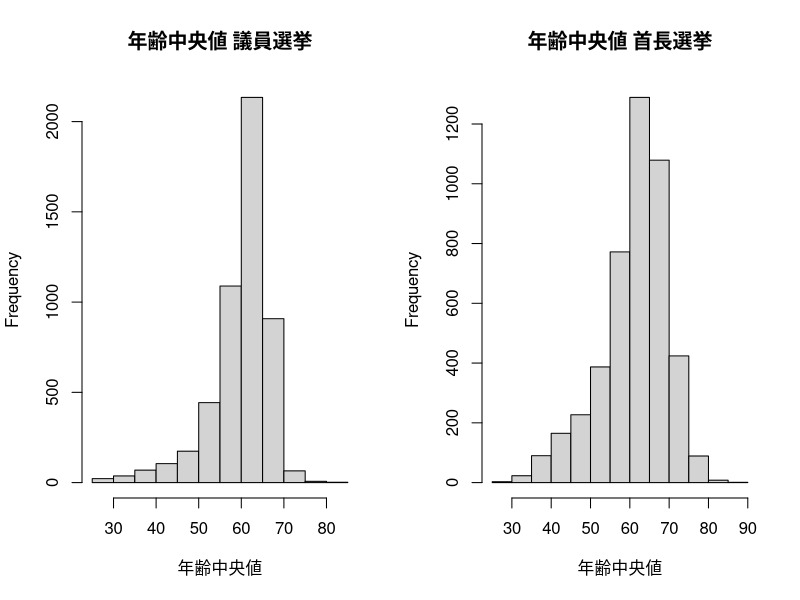
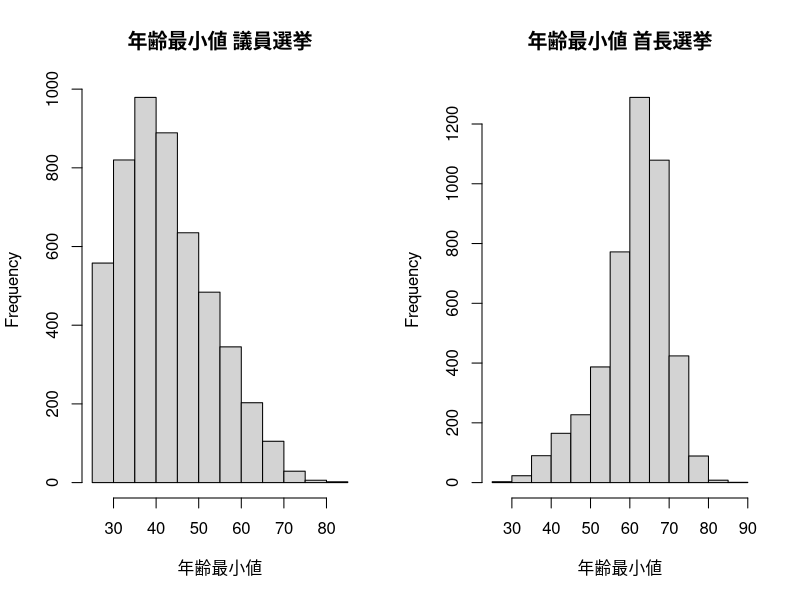
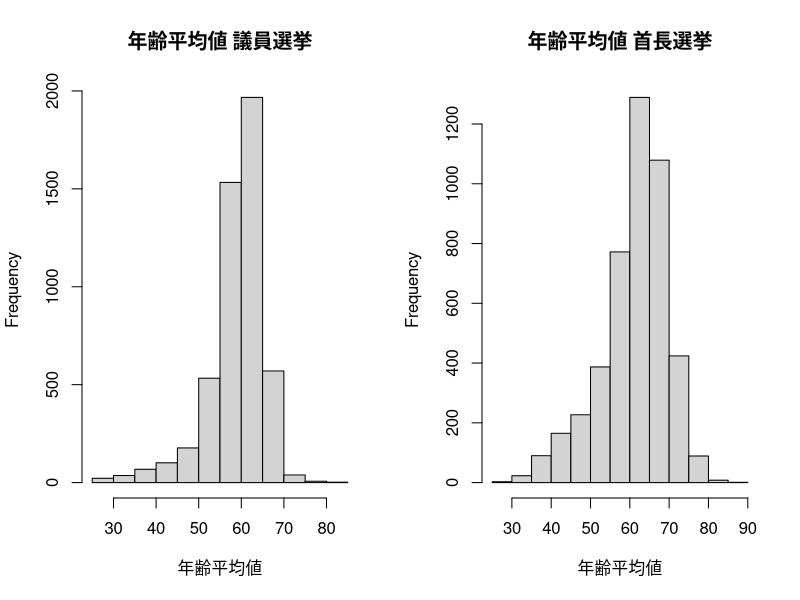
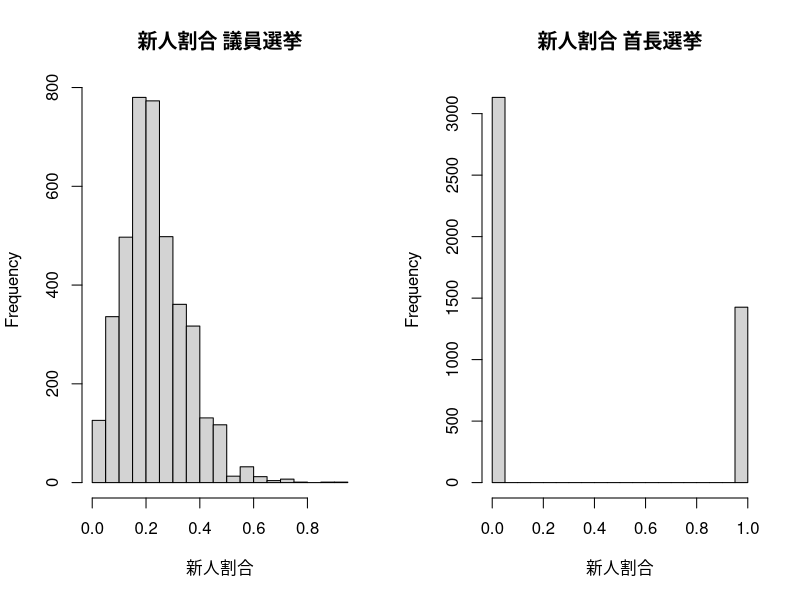
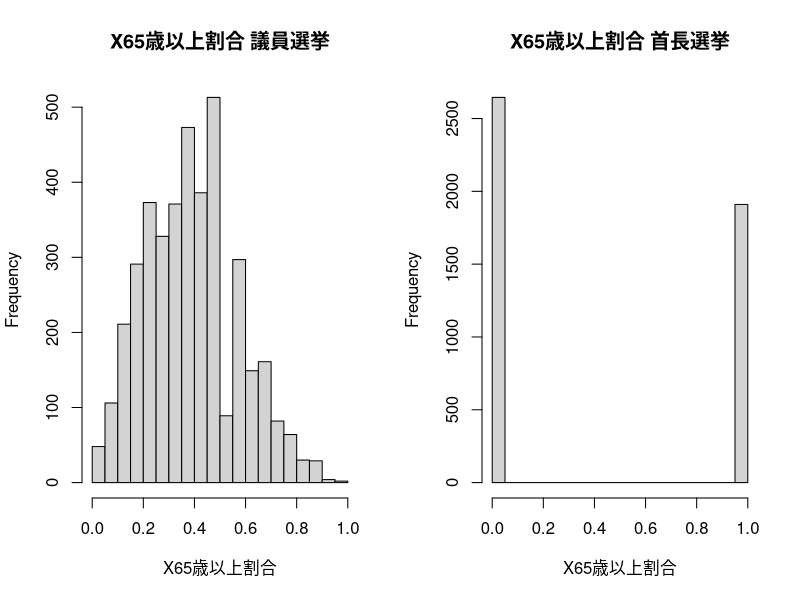
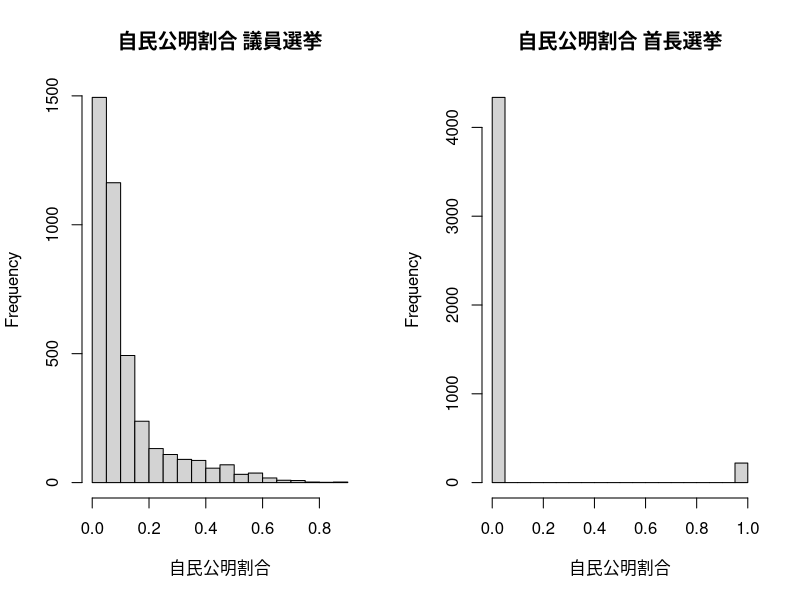
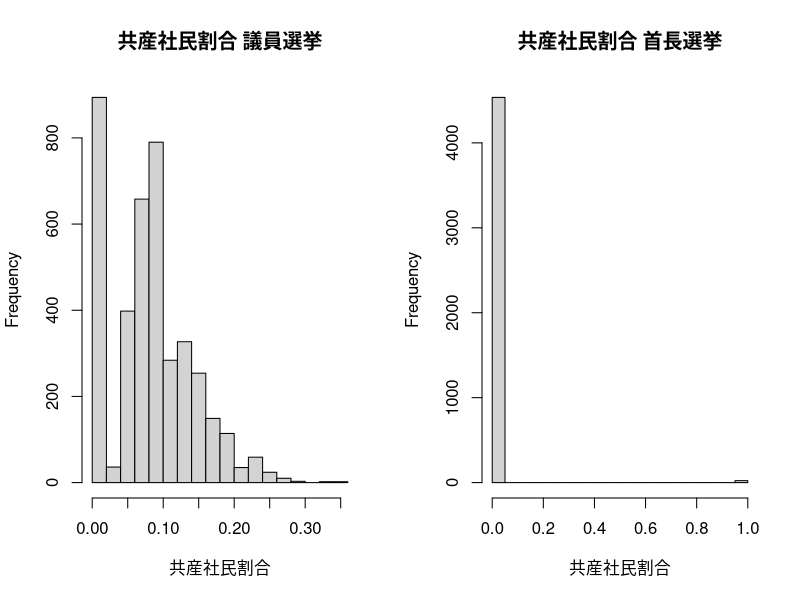
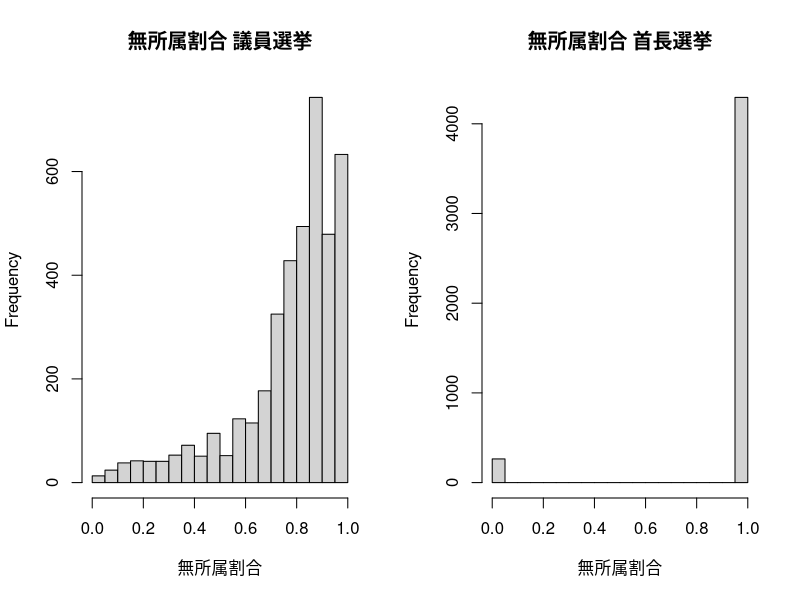

Recreate these plots in R, in order.
rm(list = ls())
cat("\014")

# af_aggを分析ができる形にする。
# af_aggのうち必要なデータを取捨選択する
# af_aggのデータ構造を理解する。

#=================================================
# 1. af_aggの読み込みとコードとのマッピング

# 1.1 読み込みと基本情報の理解

df <- read.csv("data/af_agg.csv", fileEncoding = "UTF-8", stringsAsFactors = FALSE)
summary(df)
colSums(is.na(df))

# 1.2 地域名コード対応表の読み込み
reg_code <- read.csv("data/region_code_correspondence.csv", fileEncoding = "UTF-8", stringsAsFactors = FALSE)

# 1.3 対応づけ（dfの都道府県と市区町村がreg_codeのそれと同じ場合はdfの最後の列にreg_codeの地域コードを入れる。少しでも異なる場合は欠損値とする）

key_df <- paste(df$都道府県, df$市区町村, sep = "_")
key_reg <- paste(reg_code$都道府県, reg_code$市区町村, sep = "_")

df$地域コード <- reg_code$地域コード[match(key_df, key_reg)]

# 1.4 対応づけできなかった行の確認をし、対応付け可能なものは行う。
sum(is.na(df$地域コード))
unique(df[is.na(df$地域コード), c("都道府県", "市区町村")])

# 表記揺れ対応マップ（栃木県那珂川町のような同名自治体があるため都道府県込みで指定）
# 下記以外のもの（岩舟町->栃木市に合併）
# 福岡県那珂川町は2018年の市制施行で那珂川市になった同一自治体だが、対応表に両方のコードが
# 存在するため放置すると町時代の選挙が別コードに分かれてしまう。市のコードに寄せる。
name_fix <- c(
  "高知県_梼原町" = "高知県_檮原町",
  "宮城県_七ケ宿町" = "宮城県_七ヶ宿町",
  "宮城県_富谷町" = "宮城県_富谷市",
  "福岡県_那珂川町" = "福岡県_那珂川市",
  "福島県_飯館村" = "福島県_飯舘村",
  "兵庫県_丹波篠山市" = "兵庫県_篠山市"
)

key_fixed <- ifelse(key_df %in% names(name_fix), name_fix[key_df], key_df)
df$地域コード <- reg_code$地域コード[match(key_fixed, key_reg)]

sum(is.na(df$地域コード))
unique(df[is.na(df$地域コード), c("都道府県", "市区町村")])

# 1.5 残った欠損の削除（岩舟町のみ削除）
df <- df[is.na(df$地域コード) == FALSE,]

sum(is.na(df$地域コード))
unique(df[is.na(df$地域コード), c("都道府県", "市区町村")])

#===============================================================
# 2. dfの形成と新ダミーの導入

# 2.1 日付の型を変更
df$投票日 <- as.Date(df$投票日, format = "%Y/%m/%d")

# 2.2 地域コード、日付、議会議員（1が先）を基準に並べ直す。
df <- df[order(df$地域コード, df$投票日, -df$議会議員), ]
rownames(df) <- NULL

# 2.3 政令指定都市ダミーと地域ダミーの付与

seirei <- c(
  "北海道_札幌市", "宮城県_仙台市", "埼玉県_さいたま市", "千葉県_千葉市",
  "神奈川県_横浜市", "神奈川県_川崎市", "神奈川県_相模原市", "新潟県_新潟市",
  "静岡県_静岡市", "静岡県_浜松市", "愛知県_名古屋市", "京都府_京都市",
  "大阪府_大阪市", "大阪府_堺市", "兵庫県_神戸市", "岡山県_岡山市",
  "広島県_広島市", "福岡県_北九州市", "福岡県_福岡市", "熊本県_熊本市"
)

df$政令指定都市 <- as.integer(paste(df$都道府県, df$市区町村, sep = "_") %in% seirei)

region_list <- list(
  "北海道" = "北海道",
  "東北" = c("青森県", "岩手県", "宮城県", "秋田県", "山形県", "福島県"),
  "関東" = c("茨城県", "栃木県", "群馬県", "埼玉県", "千葉県", "東京都", "神奈川県"),
  "中部" = c("新潟県", "富山県", "石川県", "福井県", "山梨県", "長野県", "岐阜県", "静岡県", "愛知県"),
  "近畿" = c("三重県", "滋賀県", "京都府", "大阪府", "兵庫県", "奈良県", "和歌山県"),
  "中国" = c("鳥取県", "島根県", "岡山県", "広島県", "山口県"),
  "四国" = c("徳島県", "香川県", "愛媛県", "高知県"),
  "九州" = c("福岡県", "佐賀県", "長崎県", "熊本県", "大分県", "宮崎県", "鹿児島県", "沖縄県")
)

region_map <- setNames(rep(names(region_list), lengths(region_list)), unlist(region_list))
df$地域 <- factor(region_map[df$都道府県], levels = names(region_list))

table(df$政令指定都市)
table(df$地域)

# 2.4 東京都の23区ダミーを付与
# 東京都で「区」で終わるのは特別区23区のみ（政令市の区は市単位で入っている）
df$特別区 <- as.integer(df$都道府県 == "東京都" & grepl("区$", df$市区町村))

table(df$特別区)
unique(df$市区町村[df$特別区 == 1])


# 2.5 候補者数データが欠損している場合はデータ場候補者数を代わりに入れて、データ場候補者数列は削除
df$候補者数 <- ifelse(is.na(df$候補者数), df$データ上候補者数, df$候補者数)
df$データ上候補者数 <- NULL

# 2.6 女性割合を算出して新たな列に入れる
df$女性割合 <- ifelse(is.na(df$男性数) == FALSE & is.na(df$女性数) == FALSE, df$女性数/ (df$男性数 + df$女性数), NA)

#=========================================================================
# 3. 各変数のビジュアライズ

# 議員選挙・首長選挙を左右に並べて描く
hist2 <- function(v, d) {
  par(mfrow = c(1, 2))
  for (k in c(1, 0))
    hist(d[[v]][d$議会議員 == k], breaks = 20,
         main = paste(v, c("首長選挙", "議員選挙")[k + 1]), xlab = v)
}

# 補欠・再選挙を除いたデータ（3.2以降で使用）
d0 <- df[df$補欠選挙 == 0 & df$再選挙 == 0, ]

# 3.0 首長と議員ごとに、欠損値がどれだけあるか出す
sapply(split(df, df$議会議員), function(d) colSums(is.na(d)))

# 3.1 年齢中央値と年齢最小値のヒストグラム（議員選挙と首長選挙ごと）
for (v in c("年齢中央値", "年齢最小値","年齢平均値")) hist2(v, df)

# 3.2 新人割合のヒストグラム（議員選挙と首長選挙ごとで補欠・再選挙は除く）（首長選挙では0,1の二値）
hist2("新人割合", d0)

# 3.3 65歳位上割合のヒストグラム（議員選挙と首長選挙ごとで補欠・再選挙は除く）（首長選挙では0,1の二値）
hist2("X65歳以上割合", d0)

# 3.4 自民公明割合、共産社民割合、無所属割合のヒストグラム（議員選挙と首長選挙ごとで補欠・再選挙は除く）（首長選挙では0,1の二値）
for (v in c("自民公明割合", "共産社民割合", "無所属割合")) hist2(v, d0)

# 3.5 女性割合のヒストグラム（議員選挙と首長選挙ごとで補欠・再選挙は除く）（首長選挙では0,1の二値）
hist2("女性割合", d0)

# 3.6 議員選挙の年齢平均値・女性割合・新人割合のヒストグラム（補欠・再選挙は除く）（図1）
par(mfrow = c(1, 3))
for (v in c("年齢平均値", "女性割合", "新人割合"))
  hist(d0[[v]][d0$議会議員 == 1], breaks = 10, main = paste(v, "議員選挙"), xlab = v)


#===================================================================================
# 4.データの各種分割（選挙タイプごと）

# 4.1 議会議員選挙dfの作成
df_c <- df[df$議会議員 == 1,]

# 4.2 首長選挙dfの作成
df_p <- df[df$首長 == 1,]

#====================================================================================
# 5. 欠損値を自治体ごとに平均値で埋める（議会議員）

# 平均の計算元（補欠選挙・再選挙を除く議会議員選挙）
sub_c <- df_c[df_c$補欠選挙 == 0 & df_c$再選挙 == 0, ]

# 5.1 年齢中央値・年齢最小値・年齢平均値・新人割合・65歳以上割合・自民公明割合・共産社民割合・無所属割合の欠損を、
# その地域の議会議員（補欠選挙、再選挙を除く）の平均で埋める
age_vars <- c("年齢中央値", "年齢最小値", "年齢平均値", "新人割合", "X65歳以上割合","自民公明割合","共産社民割合","無所属割合")

for (v in age_vars) {
  m <- tapply(sub_c[[v]], sub_c$地域コード, mean, na.rm = TRUE)
  df_c[[v]] <- ifelse(is.na(df_c[[v]]), m[df_c$地域コード], df_c[[v]])
}

colSums(is.na(df_c[, age_vars]))

# 5.2 議会議員の女性割合に欠損値がある場合は、その地域の議会議員（補欠選挙、再選挙を除く）の女性割合の平均を入れる
mean_f <- tapply(sub_c$女性割合, sub_c$地域コード, mean, na.rm = TRUE)

df_c$女性割合 <- ifelse(is.na(df_c$女性割合), mean_f[df_c$地域コード], df_c$女性割合)

sum(is.na(df_c$女性割合))

# 5.3 残った欠損をKNN（k=5）で埋める
# 数値変数（年齢平均値・新人割合・無所属割合）は0-1に正規化した差の絶対値、
# カテゴリ変数（都道府県・地域）は一致0・不一致1を距離とし、変数間の平均をとる
norm01 <- function(x) (x - min(x, na.rm = TRUE)) / (max(x, na.rm = TRUE) - min(x, na.rm = TRUE))

num <- sapply(df_c[, c("年齢平均値", "新人割合", "無所属割合")], norm01)
na_i <- which(is.na(df_c$女性割合))
ok_i <- which(is.na(df_c$女性割合) == FALSE)

k <- 5
for (i in na_i) {
  d <- rowMeans(cbind(abs(sweep(num[ok_i, ], 2, num[i, ])),
                      df_c$都道府県[ok_i] != df_c$都道府県[i],
                      df_c$地域[ok_i] != df_c$地域[i]), na.rm = TRUE)
  df_c$女性割合[i] <- mean(df_c$女性割合[ok_i][order(d)[1:k]])
}

colSums(is.na(df_c))

#====================================================================================
# 6. 欠損値を自治体ごとに平均値で埋める（首長）

# 6.1 年齢が欠損しているものを確認
df_p[is.na(df_p$X65歳以上割合) == TRUE,]

# 6.2 3選挙のみなので人為的に数字を入れる
# 釧路市長選挙 61歳
# 東松島市長選挙 57歳
# 琴浦町長選挙 66歳
age_fix <- c("釧路市長選挙" = 61, "東松島市長選挙" = 57, "琴浦町長選挙" = 66)

i <- which(is.na(df_p$年齢中央値))
a <- age_fix[df_p$選挙名[i]]

# 当選者1人なので中央値・最小値・平均値はいずれも当選者の年齢
for (v in c("年齢中央値", "年齢最小値", "年齢平均値")) df_p[[v]][i] <- a
df_p$X65歳以上割合[i] <- as.integer(a >= 65)

df_p[i, c("選挙名", "年齢中央値", "年齢最小値", "年齢平均値", "X65歳以上割合")]

# 6.3 女性割合の欠損は一律0を入れる
df_p$女性割合[is.na(df_p$女性割合)] <- 0

colSums(is.na(df_p))

#====================================================================================
# 7. 補完済みのdf_cとdf_pをdfに戻し、dfを成形

# 7.1 df_cとdf_pはdfを議会議員・首長で分割したものなので、結合して2.2と同じ順に並べ直す
df <- rbind(df_c, df_p)
df <- df[order(df$地域コード, df$投票日, -df$議会議員), ]
rownames(df) <- NULL

# 7.2 女性割合に集約済みの男性数・女性数を削除（dfの欠損はこれで解消）
df$男性数 <- NULL
df$女性数 <- NULL

colSums(is.na(df))

# 7.3 列順を整理（識別情報 → ダミー → 集計値）
df <- df[, c("地域コード", "都道府県", "市区町村", "地域", "投票日", "選挙名",
             "議会議員", "首長", "補欠選挙", "再選挙", "政令指定都市", "特別区",
             "候補者数", "年齢中央値", "年齢最小値", "年齢平均値", "X65歳以上割合",
             "新人割合", "女性割合", "自民公明割合", "共産社民割合", "無所属割合")]

#====================================================================================
# 8. csvとして出力

write.csv(df, "data/voting.csv", row.names = FALSE, fileEncoding = "UTF-8")
